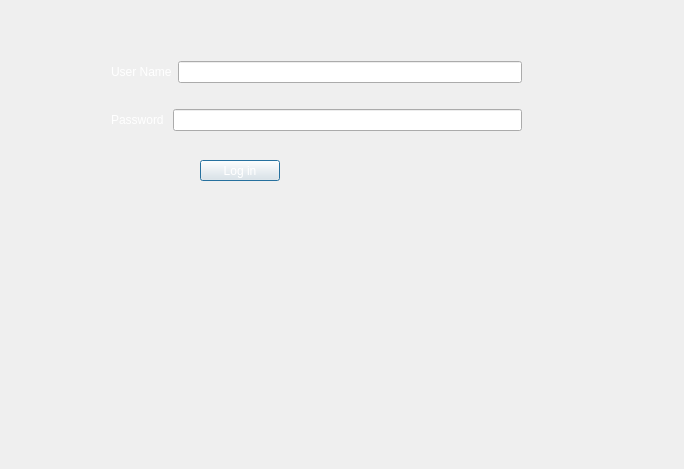
<?xml version="1.0" encoding="UTF-8"?>
<ui version="4.0">
 <class>login</class>
 <widget class="QDialog" name="login">
  <property name="geometry">
   <rect>
    <x>0</x>
    <y>0</y>
    <width>684</width>
    <height>469</height>
   </rect>
  </property>
  <property name="windowTitle">
   <string>LOG IN</string>
  </property>
  <property name="toolTip">
   <string>&lt;html&gt;&lt;head/&gt;&lt;body&gt;&lt;p&gt;Log in&lt;/p&gt;&lt;/body&gt;&lt;/html&gt;</string>
  </property>
  <property name="styleSheet">
   <string notr="true">background-image: url(:/new/prefix3/332643_naruto-desktop-wallpaper.jpg);
background-position:center top;</string>
  </property>
  <widget class="QPushButton" name="pushButton">
   <property name="geometry">
    <rect>
     <x>200</x>
     <y>160</y>
     <width>80</width>
     <height>21</height>
    </rect>
   </property>
   <property name="styleSheet">
    <string notr="true">color: rgb(255, 255, 255);</string>
   </property>
   <property name="text">
    <string>Log in</string>
   </property>
  </widget>
  <widget class="QWidget" name="layoutWidget">
   <property name="geometry">
    <rect>
     <x>111</x>
     <y>60</y>
     <width>411</width>
     <height>24</height>
    </rect>
   </property>
   <layout class="QHBoxLayout" name="horizontalLayout">
    <item>
     <widget class="QLabel" name="label">
      <property name="text">
       <string>&lt;html&gt;&lt;head/&gt;&lt;body&gt;&lt;p&gt;&lt;span style=&quot; color:#ffffff;&quot;&gt;User Name&lt;/span&gt;&lt;/p&gt;&lt;/body&gt;&lt;/html&gt;</string>
      </property>
     </widget>
    </item>
    <item>
     <widget class="QLineEdit" name="lineEdit">
      <property name="styleSheet">
       <string notr="true">color: rgb(255, 255, 255);</string>
      </property>
     </widget>
    </item>
   </layout>
  </widget>
  <widget class="QWidget" name="layoutWidget">
   <property name="geometry">
    <rect>
     <x>111</x>
     <y>108</y>
     <width>411</width>
     <height>24</height>
    </rect>
   </property>
   <layout class="QHBoxLayout" name="horizontalLayout_2">
    <item>
     <widget class="QLabel" name="label_2">
      <property name="text">
       <string>&lt;html&gt;&lt;head/&gt;&lt;body&gt;&lt;p&gt;&lt;span style=&quot; color:#ffffff;&quot;&gt;Password  &lt;/span&gt;&lt;/p&gt;&lt;/body&gt;&lt;/html&gt;</string>
      </property>
     </widget>
    </item>
    <item>
     <widget class="QLineEdit" name="lineEdit_2">
      <property name="styleSheet">
       <string notr="true">color: rgb(255, 255, 255);</string>
      </property>
      <property name="echoMode">
       <enum>QLineEdit::Password</enum>
      </property>
     </widget>
    </item>
   </layout>
  </widget>
 </widget>
 <resources/>
 <connections/>
</ui>
